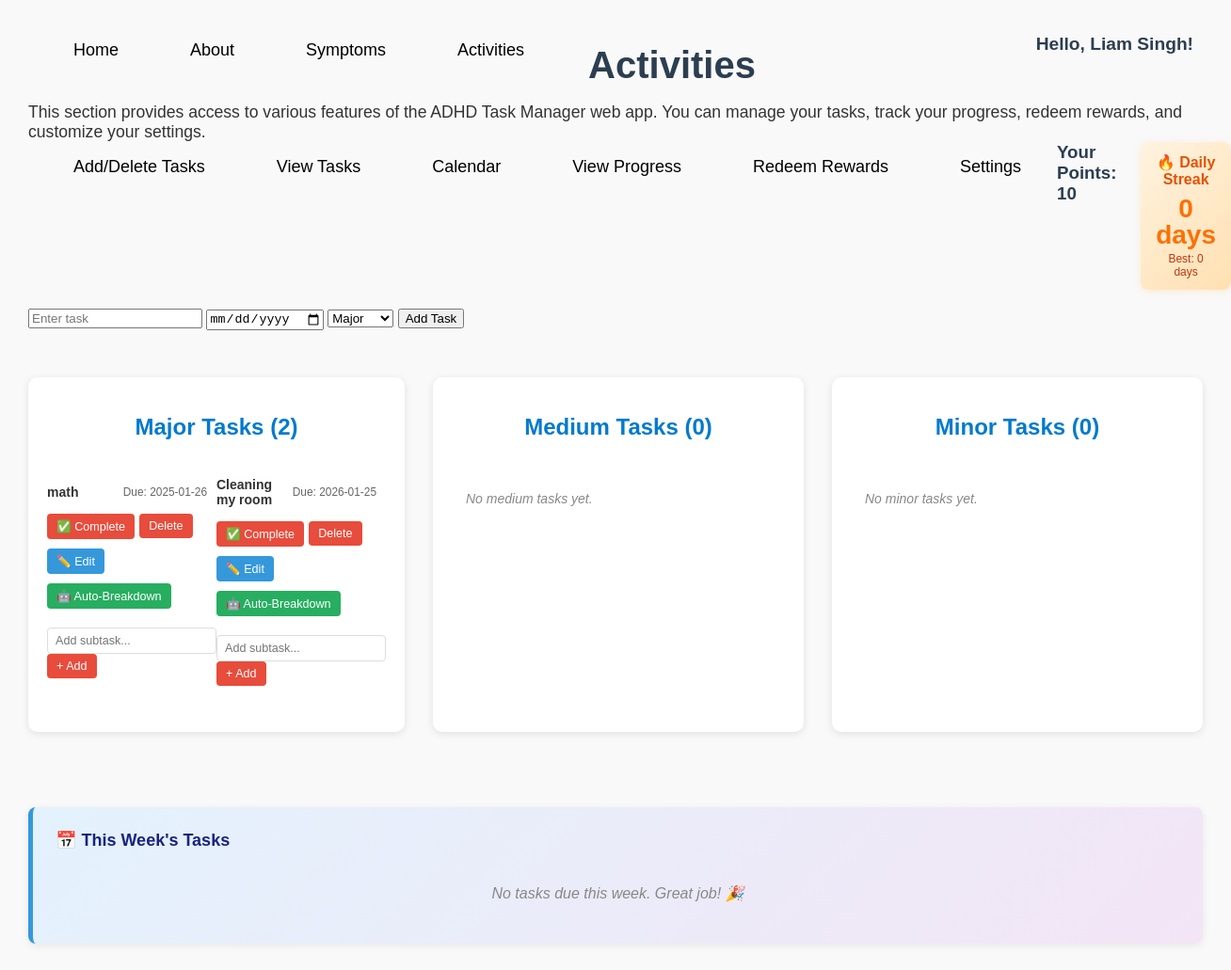
Before: /activities (signed in) with the older database file.
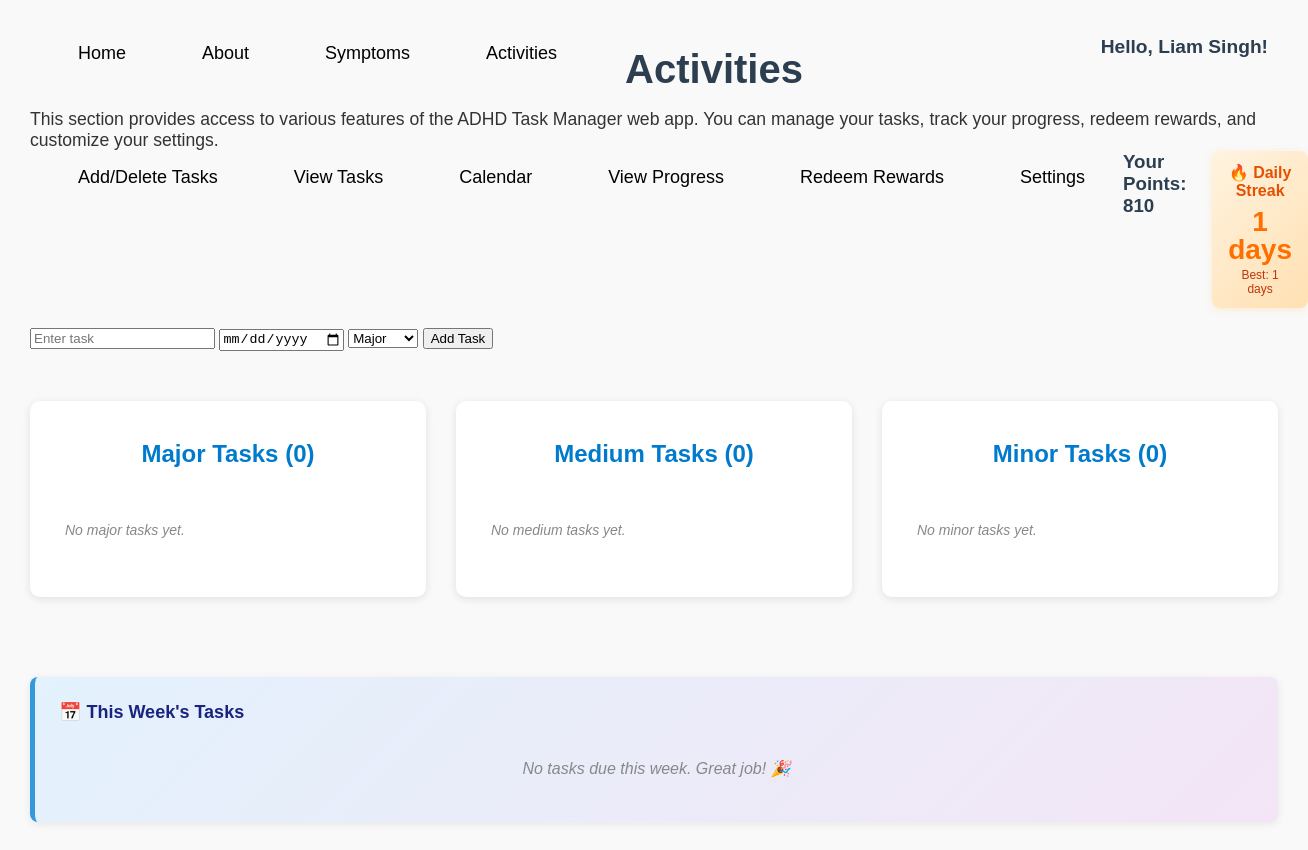
After: the same page with the newer database file.
### tables this page shows
CREATE TABLE tasks (
            id INTEGER PRIMARY KEY AUTOINCREMENT,
            name TEXT NOT NULL,
            date TEXT,
            importance TEXT NOT NULL,
            user TEXT
        , completed INTEGER DEFAULT 0, completed_at TEXT);

CREATE TABLE users (
            id INTEGER PRIMARY KEY AUTOINCREMENT,
            username TEXT UNIQUE,
            password TEXT
        , points INTEGER DEFAULT 0);

### app.py (the view)
@app.route("/activities")
def activities():
    tasks = get_tasks_grouped()
    calendar_tasks = get_calendar_tasks()
    username = session.get('user') if session else None
    upcoming_tasks = get_upcoming_tasks(username) if username else []
    points = 0
    streak = {'current': 0, 'longest': 0}
    if username:
        conn = get_db_conn()
        c = conn.cursor()
        c.execute("SELECT points FROM users WHERE username = ?", (username,))
        row = c.fetchone()
        if row:
            points = row['points']
        conn.close()
        streak = get_user_streak(username)
    return render_template("activities.html", tasks=tasks, calendar_tasks=calendar_tasks, username=username, points=points, upcoming_tasks=upcoming_tasks, streak=streak, today=datetime.datetime.now(), timedelta=datetime.timedelta)

### app.py (called while the page is built)
def get_db_conn():
    conn = sqlite3.connect(DB_PATH)
    conn.row_factory = sqlite3.Row
    return conn

def get_calendar_tasks():
    conn = get_db_conn()
    c = conn.cursor()
    c.execute("SELECT id, name, date, importance FROM tasks WHERE completed = 0 OR completed IS NULL ORDER BY date")
    rows = c.fetchall()
    conn.close()
    tasks_by_date = {}
    for r in rows:
        date = r['date']
        if date not in tasks_by_date:
            tasks_by_date[date] = []
        tasks_by_date[date].append({
            'id': r['id'],
            'name': r['name'],
            'importance': r['importance']
        })
    return tasks_by_date

def get_user_streak(username):
    conn = get_db_conn()
    c = conn.cursor()
    c.execute("SELECT current_streak, longest_streak FROM streaks WHERE username = ?", (username,))
    row = c.fetchone()
    conn.close()
    if not row:
        return {'current': 0, 'longest': 0}
    return {
        'current': row['current_streak'] or 0,
        'longest': row['longest_streak'] or 0
    }

### templates/activities.html (shortened to what the changed rows need)
<!DOCTYPE html>
<html lang="en">
<head>
  <link rel="stylesheet" href="{{ url_for('static', filename='activitiesstyle.css') }}">
  <link rel="stylesheet" href="{{ url_for('static', filename='calendar.css') }}">
<body>
  <div class="front">
    <h1>Activities</h1>
    <h2 id="greeting">Hello, {{ username }}!</h2>
    <div class="user-stats">
      <div class="stat-item">
        <h3>Your Points: {{ points }}</h3>
      </div>
      <div class="stat-item streak-display">
        <h3>🔥 Daily Streak</h3>
        <p class="streak-current">{{ streak.current }} days</p>
        <p class="streak-best">Best: {{ streak.longest }} days</p>
      </div>
    </div>
  </div>
  <div class="activities-container">
  <div class="activities-main">
  <div class="task-sections">
    <div class="task-section">
      <h2>Major Tasks <span class="task-count">({{ tasks['Major']|length }})</span></h2>
      <ul>
        {% for task in tasks['Major'] %}
        <li>
          <div class="task-header">
            <span class="task-name">{{ task.name }}</span>
            <span class="task-date">Due: {{ task.date }}</span>
          </div>
          <div class="task-actions">
            <form action="{{ url_for('complete_task', importance='Major', task_index=loop.index0) }}" method="post" onsubmit="handleCompletion(event, 'Major')">
              <button type="submit">✅ Complete</button>
            </form>
            <form action="{{ url_for('delete_task', importance='Major', task_index=loop.index0) }}" method="post">
              <button type="submit">Delete</button>
            </form>
            <button type="button" class="edit-btn" onclick="openEditModal('{{ task.id }}', '{{ task.name }}', '{{ task.date }}', 'Major')">✏️ Edit</button>
            <form action="{{ url_for('auto_breakdown_task_route', parent_task_id=task.id) }}" method="post">
              <button type="submit" class="auto-breakdown-btn">🤖 Auto-Breakdown</button>
            </form>
          </div>
          <form action="{{ url_for('add_subtask', parent_task_id=task.id) }}" method="post" class="add-subtask-form">
            <input type="text" name="subtask_name" placeholder="Add subtask..." required />
            <button type="submit">+ Add</button>
          </form>
        </li>
        {% else %}
        <li class="empty">No major tasks yet.</li>
        {% endfor %}
      </ul>
    </div>
    <div class="task-section">
      <h2>Medium Tasks <span class="task-count">({{ tasks['Medium']|length }})</span></h2>
    </div>
    <div class="task-section">
      <h2>Minor Tasks <span class="task-count">({{ tasks['Minor']|length }})</span></h2>
    </div>
  </div>
  </div>
  </div>
</body>
</html>

Changed rows visible on the page:
no longer on this page (row edited): tasks: name "math", date "2025-01-26"
no longer on this page (row edited): tasks: name "Cleaning my room", date "2026-01-25"
now on this page (row edited): users: points "810"
Other visible differences:
{{ streak.current }}: "0" → "1"
{{ streak.longest }}: "0" → "1"
{{ tasks['Major']|length }}: "2" → "0"
{{ points }}: "10" → (not shown)
text now shown: "No major tasks yet."
